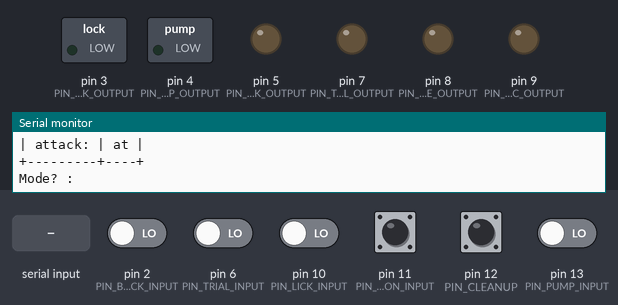
Recording of a sketch running on a simulated Arduino Uno, built with avr-gcc and run on an emulated ATmega328P. Parts: switched loads named in the sketch (green lamp = pin HIGH), output pins drawn as LEDs (lit = HIGH), the last lines printed to the serial monitor. The inputs (shaded band) are chosen by the test bench; at power-on: pin 2 (PIN_BLOCK_INPUT), pin 6 (PIN_TRIAL_INPUT), pin 10 (PIN_LICK_INPUT), pin 11 (PIN_MANUAL_BUTTON_INPUT), pin 12 (PIN_CLEANUP), pin 13 (PIN_PUMP_INPUT) LOW. Random numbers use the default seed unless the sketch sets one.

Above: at 0.9 s.
1.0 s: "at" received over Serial
3.5 s: "tr" received over Serial
At 5.4 s:
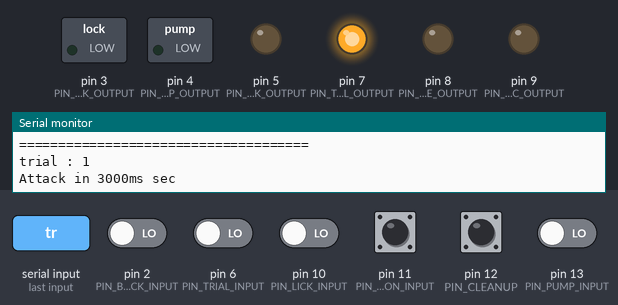
Timing chart, 0 to 6.9 s (numbered marks = the images above; inputs shaded):
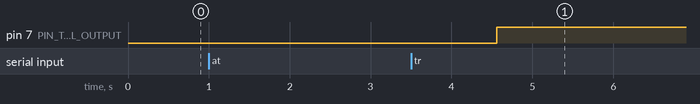

The sketch:

Controller.ino
```cpp
/*
  Created by Knowblesse, 2018-11-27
  Arduino Script for the Lobster Controller
*/

const String START_MSG =\
"Lobsterbot Controller\n \
Version 2.1\n \
Knowblesse 2019";

// Assign Pin Numbers
const int PIN_BLOCK_INPUT = 2; // block toggle switch input
const int PIN_BLOCK_OUTPUT = 3; // block signal out to TDT
const int PIN_PUMP_OUTPUT = 4; // pump motor
const int PIN_ATTK_OUTPUT = 5; // attack signal out to lobsterbot
const int PIN_TRIAL_INPUT = 6; // door sensor
const int PIN_TRIAL_OUTPUT = 7; // trial signal out to TDT
const int PIN_CLOSE_OUTPUT = 8; // (previously Tone pin) currently using as
const int PIN_MANUAL_SUC_OUTPUT = 9;
const int PIN_LICK_INPUT = 10;
const int PIN_MANUAL_BUTTON_INPUT = 11;
const int PIN_CLEANUP = 12; // when on, pump and valve is on
const int PIN_PUMP_INPUT = 13;

// Event State Variables
bool isBlockEverStarted = false;
bool isBlockSwitchOn = false;
bool isBlock = false;

bool isDoorClosed = true;
bool isTrial = false;

bool isAttackArmed = false;
bool isAttacked = false;

// Time variable
unsigned long blockOnSetTime = 0;
unsigned long attackOnSetTime = 0;
unsigned long attackOffsetTime;

unsigned long accumLickTime = 0; // accum licking time
unsigned long lickStartTime = 0;

// Etc.
int percentage_attack_in_6sec = 70; //six second attack probability
int trial = 0;
int numLick = 0;

String mode;
bool lickToggle = false;

void setup()
{
  // Setup : pinMode
  pinMode(PIN_BLOCK_INPUT, INPUT); //D2
  pinMode(PIN_BLOCK_OUTPUT, OUTPUT); //D3
  pinMode(PIN_PUMP_OUTPUT, OUTPUT); //D4
  pinMode(PIN_ATTK_OUTPUT, OUTPUT); //D5
  pinMode(PIN_TRIAL_INPUT, INPUT); //D6
  pinMode(PIN_TRIAL_OUTPUT, OUTPUT); //D7
  pinMode(PIN_CLOSE_OUTPUT, OUTPUT); //D8
  pinMode(PIN_MANUAL_SUC_OUTPUT, OUTPUT); //D9
  pinMode(PIN_LICK_INPUT, INPUT); //D10
  pinMode(PIN_MANUAL_BUTTON_INPUT, INPUT); //D11
  pinMode(PIN_CLEANUP, INPUT); //D12
  pinMode(PIN_PUMP_INPUT, INPUT); //D13

  // Setup : Setup default output value
  digitalWrite(PIN_BLOCK_OUTPUT,LOW);
  digitalWrite(PIN_PUMP_OUTPUT,LOW);
  digitalWrite(PIN_ATTK_OUTPUT,LOW);
  digitalWrite(PIN_TRIAL_OUTPUT,LOW);
  digitalWrite(PIN_CLOSE_OUTPUT,LOW);
  digitalWrite(PIN_MANUAL_SUC_OUTPUT,LOW);

  // Generate random seed
  randomSeed(analogRead(0));

  // Setup : Start Serial Comm
  Serial.begin(9600);
  Serial.println(START_MSG);

  // Setup : Prompt Experiment Mode
  Serial.println("==============Select Mode============");
  Serial.println("+--------------+");
  Serial.println("|      mode    |");
  Serial.println("+---------+----+");
  Serial.println("| train:  | tr |");
  Serial.println("| attack: | at |");
  Serial.println("+---------+----+");

  // Setup : Read Experiment Mode
  bool invalidInput = true;
  Serial.println("Mode? : ");
  while (invalidInput)
  {
    if (Serial.available())
    {
      mode = Serial.readString();

      if (mode == "at")
      {
        Serial.println("==============Attack Mode============");
        invalidInput = false;
      }
      else if (mode == "tr")
      {
        Serial.println("=============Training Mode===========");
        invalidInput = false;
      }
      else
      {
        Serial.println("Wrong Input");
        Serial.println("Mode? : ");
        invalidInput = true;
      }
    }
  }

  // Setup : Prompt Attack in 6sec percentage
  Serial.println("=======Select Attack in 6sec %=======");

  // Setup : Read Attack in 6sec percentage
  invalidInput = true;
  Serial.println("Percentage? : ");
  while (invalidInput)
  {
    if (Serial.available())
    {
      percentage_attack_in_6sec = Serial.parseInt();
      if (percentage_attack_in_6sec >= 0 && percentage_attack_in_6sec <=100)
      {
        invalidInput = false;
      }
    }
  }

  Serial.println("==========Current Protocol===========");
  Serial.print("Attack in 6sec : ");
  Serial.println(percentage_attack_in_6sec);
  Serial.print("Attack in 3sec : ");
  Serial.println(100-percentage_attack_in_6sec);
  Serial.println("=====================================");
}

void loop()
{
  /*********************/
  /********Block********/
  /*********************/
  isBlockSwitchOn = digitalRead(PIN_BLOCK_INPUT);
  if(!isBlock) // not in block
  {
    if(isBlockSwitchOn == HIGH) // block digital switch on
    {
      digitalWrite(PIN_BLOCK_OUTPUT,HIGH);
      Serial.println("Block started");
      isBlockEverStarted = true;
      blockOnSetTime = millis();
      isBlock = true;

      // Init. all variables
      numLick = 0;
      trial = 0;
      accumLickTime = 0;
    }
  }
  else // in block
  {
    if(isBlockSwitchOn == LOW && blockOnSetTime + 500 < millis()/* + 500 for jittering*/) // block digital switch off
    {
      digitalWrite(PIN_BLOCK_OUTPUT,LOW);
      Serial.println("Block ended");
      if (isBlockEverStarted)
      {
        Serial.println("##########Experiment Finished##########");
        Serial.print("Number of Total Trials : ");
        Serial.println(trial);
        Serial.print("Number of Total Licks : ");
        Serial.println(numLick);
        Serial.print("Lick Time : ");
        Serial.println(accumLickTime);
        Serial.println("#######################################");
      }
      isBlock = false;
    }
  }

  /*********************/
  /********Trial********/
  /*********************/
  isDoorClosed = digitalRead(PIN_TRIAL_INPUT);
  if(!isDoorClosed) // Door opened = trial started
  {
    if(!isTrial) // Start Trial
    {
      trial = trial+1;
      digitalWrite(PIN_TRIAL_OUTPUT,HIGH);

      if(random(100) < percentage_attack_in_6sec)   //decide long or short attack onset time
        attackOffsetTime = 6000;
      else
        attackOffsetTime = 3000;

      // Print Trial Info
      Serial.print("trial : ");
      Serial.println(trial);

      Serial.print("Attack in ");
      Serial.print(attackOffsetTime);
      Serial.print("ms sec");

      isTrial = true;
    }

    if(!isAttacked) // not attacked
    {
      if(!isAttackArmed) // not armed
      {
        if(digitalRead(PIN_LICK_INPUT)) // licked
        {
          isAttackArmed = true;
          attackOnSetTime = millis() + attackOffsetTime;
          Serial.println(" Licked");
        }
      }
      else // armed
      {
        if(attackOnSetTime < millis()) // Attack Onset Time reached
        {
          Serial.println("######Attacked!!######");
          attack();
        }
      }
    }
  }
  else // Door closed
  {
    if(isTrial) // finish trial
    {
      isTrial = false;
      isAttackArmed = false;
      isAttacked = false;
      digitalWrite(PIN_TRIAL_OUTPUT,LOW);
    }
  }

  // Manual Button Control and Pump
  if (digitalRead(PIN_CLEANUP) == HIGH)// Clean up ON
  {
    digitalWrite(PIN_MANUAL_SUC_OUTPUT, HIGH);
    digitalWrite(PIN_PUMP_OUTPUT, HIGH);
  }
  else
  {
  	if (mode == "at")
  	{
  		digitalWrite(PIN_MANUAL_SUC_OUTPUT, LOW);
  		if(digitalRead(PIN_MANUAL_BUTTON_INPUT) == HIGH)
  		{
        Serial.println("Manual Attack");
        attack();
  		}
  	}
    else if (mode == "tr")
    {
    	digitalWrite(PIN_MANUAL_SUC_OUTPUT, digitalRead(PIN_MANUAL_BUTTON_INPUT));
    }
    digitalWrite(PIN_PUMP_OUTPUT,digitalRead(PIN_PUMP_INPUT));
  }

  //Num Lick Count
  if(digitalRead(PIN_LICK_INPUT)==HIGH)
  {
    if(!lickToggle)
    {
      lickToggle = true;
      numLick++;

      lickStartTime = millis(); // add lick start time

      if(numLick%10 == 0)
      {
        if(numLick%100 == 0)
        {
          unsigned long timepassed = millis() - blockOnSetTime;
          Serial.print(long(timepassed / 1000 / 60));
          Serial.print(":");
          Serial.println((timepassed - long(timepassed / 1000 / 60) * 1000 * 60)/1000);
        }
        Serial.println(numLick);
      }
    }
  }
  else
  {
    if(lickToggle)
    {
      lickToggle = false;
      accumLickTime += millis() - lickStartTime;
    }
  }
}

void attack()
{
  digitalWrite(PIN_ATTK_OUTPUT,HIGH);
  digitalWrite(PIN_CLOSE_OUTPUT, HIGH); // this sig will command the door controller to close after 1 sec from this sig.
  delay(100);
  digitalWrite(PIN_ATTK_OUTPUT,LOW);
  digitalWrite(PIN_CLOSE_OUTPUT, LOW);
  delay(1000);
  isAttacked = true;
}
```

Measured:
- after the input at 3.5 s, pin 7 (PIN_TRIAL_OUTPUT): LOW → HIGH after 1.1 s
